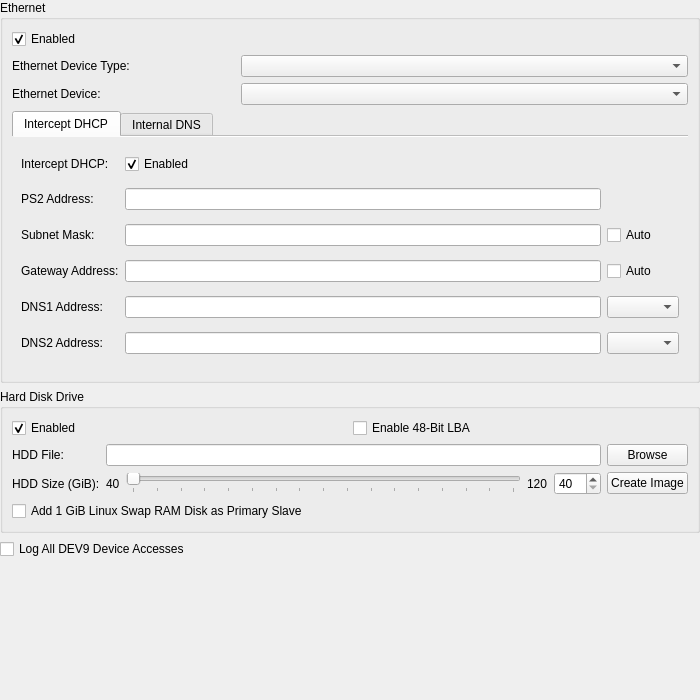
<?xml version="1.0" encoding="UTF-8"?>
<ui version="4.0">
 <class>DEV9SettingsWidget</class>
 <widget class="QWidget" name="DEV9SettingsWidget">
  <property name="geometry">
   <rect>
    <x>0</x>
    <y>0</y>
    <width>700</width>
    <height>700</height>
   </rect>
  </property>
  <layout class="QVBoxLayout" name="verticalLayout">
   <property name="leftMargin">
    <number>0</number>
   </property>
   <property name="topMargin">
    <number>0</number>
   </property>
   <property name="rightMargin">
    <number>0</number>
   </property>
   <property name="bottomMargin">
    <number>0</number>
   </property>
   <item>
    <widget class="QGroupBox" name="groupBox">
     <property name="title">
      <string>Ethernet</string>
     </property>
     <layout class="QGridLayout" name="gridLayout">
      <item row="2" column="1" colspan="2">
       <widget class="QComboBox" name="ethDev"/>
      </item>
      <item row="2" column="0">
       <widget class="QLabel" name="ethDevLabel">
        <property name="text">
         <string>Ethernet Device:</string>
        </property>
        <property name="buddy">
         <cstring>ethDev</cstring>
        </property>
       </widget>
      </item>
      <item row="1" column="0">
       <widget class="QLabel" name="ethDevTypeLabel">
        <property name="text">
         <string>Ethernet Device Type:</string>
        </property>
        <property name="buddy">
         <cstring>ethDevType</cstring>
        </property>
       </widget>
      </item>
      <item row="3" column="0" colspan="3">
       <widget class="QTabWidget" name="ethTabWidget">
        <property name="currentIndex">
         <number>0</number>
        </property>
        <property name="documentMode">
         <bool>true</bool>
        </property>
        <widget class="QWidget" name="tab">
         <attribute name="title">
          <string>Intercept DHCP</string>
         </attribute>
         <layout class="QGridLayout" name="gridLayout_3">
          <item row="4" column="2">
           <widget class="QComboBox" name="ethDNS1Mode"/>
          </item>
          <item row="0" column="1">
           <widget class="QCheckBox" name="ethInterceptDHCP">
            <property name="text">
             <string comment="InterceptDHCP">Enabled</string>
            </property>
            <property name="checked">
             <bool>true</bool>
            </property>
           </widget>
          </item>
          <item row="2" column="1">
           <widget class="QLineEdit" name="ethNetMask">
            <property name="inputMask">
             <string/>
            </property>
           </widget>
          </item>
          <item row="2" column="0">
           <widget class="QLabel" name="ethNetMaskLabel">
            <property name="text">
             <string>Subnet Mask:</string>
            </property>
            <property name="buddy">
             <cstring>ethNetMask</cstring>
            </property>
           </widget>
          </item>
          <item row="3" column="0">
           <widget class="QLabel" name="ethGatewayAddrLabel">
            <property name="text">
             <string>Gateway Address:</string>
            </property>
            <property name="buddy">
             <cstring>ethGatewayAddr</cstring>
            </property>
           </widget>
          </item>
          <item row="3" column="2">
           <widget class="QCheckBox" name="ethGatewayAuto">
            <property name="text">
             <string>Auto</string>
            </property>
           </widget>
          </item>
          <item row="0" column="0">
           <widget class="QLabel" name="ethInterceptDHCPLabel">
            <property name="text">
             <string>Intercept DHCP:</string>
            </property>
            <property name="buddy">
             <cstring>ethInterceptDHCP</cstring>
            </property>
           </widget>
          </item>
          <item row="1" column="1">
           <widget class="QLineEdit" name="ethPS2Addr">
            <property name="inputMask">
             <string/>
            </property>
           </widget>
          </item>
          <item row="2" column="2">
           <widget class="QCheckBox" name="ethNetMaskAuto">
            <property name="text">
             <string>Auto</string>
            </property>
           </widget>
          </item>
          <item row="1" column="0">
           <widget class="QLabel" name="ethPS2AddrLabel">
            <property name="text">
             <string>PS2 Address:</string>
            </property>
            <property name="buddy">
             <cstring>ethPS2Addr</cstring>
            </property>
           </widget>
          </item>
          <item row="3" column="1">
           <widget class="QLineEdit" name="ethGatewayAddr">
            <property name="inputMask">
             <string/>
            </property>
           </widget>
          </item>
          <item row="4" column="0">
           <widget class="QLabel" name="ethDNS1AddrLabel">
            <property name="text">
             <string>DNS1 Address:</string>
            </property>
            <property name="buddy">
             <cstring>ethDNS1Addr</cstring>
            </property>
           </widget>
          </item>
          <item row="4" column="1">
           <widget class="QLineEdit" name="ethDNS1Addr">
            <property name="inputMask">
             <string/>
            </property>
           </widget>
          </item>
          <item row="5" column="0">
           <widget class="QLabel" name="ethDNS2AddrLabel">
            <property name="text">
             <string>DNS2 Address:</string>
            </property>
            <property name="buddy">
             <cstring>ethDNS2Addr</cstring>
            </property>
           </widget>
          </item>
          <item row="5" column="1">
           <widget class="QLineEdit" name="ethDNS2Addr">
            <property name="inputMask">
             <string/>
            </property>
           </widget>
          </item>
          <item row="5" column="2">
           <widget class="QComboBox" name="ethDNS2Mode"/>
          </item>
         </layout>
        </widget>
        <widget class="QWidget" name="tab_2">
         <attribute name="title">
          <string>Internal DNS</string>
         </attribute>
         <layout class="QGridLayout" name="gridLayout_4">
          <item row="1" column="1">
           <layout class="QVBoxLayout" name="verticalLayout_2">
            <item>
             <widget class="QPushButton" name="ethHostAdd">
              <property name="text">
               <string>Add</string>
              </property>
             </widget>
            </item>
            <item>
             <widget class="QPushButton" name="ethHostDel">
              <property name="text">
               <string>Delete</string>
              </property>
             </widget>
            </item>
            <item>
             <widget class="QPushButton" name="ethHostExport">
              <property name="text">
               <string>Export</string>
              </property>
             </widget>
            </item>
            <item>
             <widget class="QPushButton" name="ethHostImport">
              <property name="text">
               <string>Import</string>
              </property>
             </widget>
            </item>
            <item>
             <widget class="QPushButton" name="ethHostPerGame">
              <property name="text">
               <string>Per game</string>
              </property>
             </widget>
            </item>
            <item>
             <spacer name="verticalSpacer_2">
              <property name="orientation">
               <enum>Qt::Orientation::Vertical</enum>
              </property>
              <property name="sizeHint" stdset="0">
               <size>
                <width>20</width>
                <height>0</height>
               </size>
              </property>
             </spacer>
            </item>
           </layout>
          </item>
          <item row="0" column="0" colspan="2">
           <widget class="QLabel" name="label_11">
            <property name="text">
             <string>Internal DNS can be selected using the DNS1/2 dropdowns, or by setting them to 192.0.2.1</string>
            </property>
            <property name="buddy">
             <cstring>ethHosts</cstring>
            </property>
           </widget>
          </item>
          <item row="1" column="0">
           <widget class="QTableView" name="ethHosts">
            <property name="selectionMode">
             <enum>QAbstractItemView::SelectionMode::SingleSelection</enum>
            </property>
            <property name="sortingEnabled">
             <bool>true</bool>
            </property>
            <attribute name="horizontalHeaderHighlightSections">
             <bool>false</bool>
            </attribute>
            <attribute name="verticalHeaderVisible">
             <bool>false</bool>
            </attribute>
           </widget>
          </item>
         </layout>
        </widget>
       </widget>
      </item>
      <item row="1" column="1" colspan="2">
       <widget class="QComboBox" name="ethDevType"/>
      </item>
      <item row="0" column="0" colspan="3">
       <widget class="QCheckBox" name="ethEnabled">
        <property name="text">
         <string comment="InternalDNSTable">Enabled</string>
        </property>
        <property name="checked">
         <bool>true</bool>
        </property>
       </widget>
      </item>
     </layout>
    </widget>
   </item>
   <item>
    <widget class="QGroupBox" name="groupBox_2">
     <property name="title">
      <string>Hard Disk Drive</string>
     </property>
     <layout class="QGridLayout" name="gridLayout_2">
      <item row="1" column="2">
       <widget class="QPushButton" name="hddBrowseFile">
        <property name="text">
         <string>Browse</string>
        </property>
       </widget>
      </item>
      <item row="1" column="1">
       <widget class="QLineEdit" name="hddFile"/>
      </item>
      <item row="0" column="0" colspan="3">
       <layout class="QHBoxLayout" name="horizontalLayout_2">
        <item>
         <widget class="QCheckBox" name="hddEnabled">
          <property name="text">
           <string comment="HDD">Enabled</string>
          </property>
          <property name="checked">
           <bool>true</bool>
          </property>
         </widget>
        </item>
        <item>
         <widget class="QCheckBox" name="hddLBA48">
          <property name="text">
           <string>Enable 48-Bit LBA</string>
          </property>
         </widget>
        </item>
       </layout>
      </item>
      <item row="2" column="1">
       <layout class="QHBoxLayout" name="horizontalLayout">
        <item>
         <widget class="QLabel" name="hddSizeMinLabel">
          <property name="text">
           <string>40</string>
          </property>
         </widget>
        </item>
        <item>
         <widget class="QSlider" name="hddSizeSlider">
          <property name="minimum">
           <number>40</number>
          </property>
          <property name="maximum">
           <number>120</number>
          </property>
          <property name="singleStep">
           <number>1</number>
          </property>
          <property name="orientation">
           <enum>Qt::Orientation::Horizontal</enum>
          </property>
          <property name="tickPosition">
           <enum>QSlider::TickPosition::TicksBelow</enum>
          </property>
          <property name="tickInterval">
           <number>5</number>
          </property>
         </widget>
        </item>
        <item>
         <widget class="QLabel" name="hddSizeMaxLabel">
          <property name="text">
           <string>120</string>
          </property>
         </widget>
        </item>
        <item>
         <widget class="QSpinBox" name="hddSizeSpinBox">
          <property name="minimum">
           <number>40</number>
          </property>
          <property name="maximum">
           <number>120</number>
          </property>
         </widget>
        </item>
       </layout>
      </item>
      <item row="1" column="0">
       <widget class="QLabel" name="hddFileLabel">
        <property name="text">
         <string>HDD File:</string>
        </property>
        <property name="buddy">
         <cstring>hddFile</cstring>
        </property>
       </widget>
      </item>
      <item row="2" column="0">
       <widget class="QLabel" name="hddSizeLabel">
        <property name="text">
         <string>HDD Size (GiB):</string>
        </property>
        <property name="buddy">
         <cstring>hddSizeSlider</cstring>
        </property>
       </widget>
      </item>
      <item row="2" column="2">
       <widget class="QPushButton" name="hddCreate">
        <property name="text">
         <string>Create Image</string>
        </property>
       </widget>
      </item>
      <item row="3" column="0" colspan="3">
       <widget class="QCheckBox" name="hddLinuxSwap">
        <property name="toolTip">
         <string>Adds a volatile 1 GiB RAM disk, preformatted as Linux swap, as the primary ATA slave (/dev/hdb). Its contents are discarded when emulation stops.</string>
        </property>
        <property name="text">
         <string>Add 1 GiB Linux Swap RAM Disk as Primary Slave</string>
        </property>
       </widget>
      </item>
     </layout>
   </widget>
  </item>
   <item>
    <widget class="QCheckBox" name="dev9DeviceAccessLog">
     <property name="toolTip">
      <string>Logs every DEV9 MMIO read and write. This is extremely verbose and can severely reduce emulation speed.</string>
     </property>
     <property name="text">
      <string>Log All DEV9 Device Accesses</string>
     </property>
    </widget>
   </item>
   <item>
    <spacer name="verticalSpacer">
     <property name="orientation">
      <enum>Qt::Orientation::Vertical</enum>
     </property>
     <property name="sizeHint" stdset="0">
      <size>
       <width>20</width>
       <height>0</height>
      </size>
     </property>
    </spacer>
   </item>
  </layout>
 </widget>
 <tabstops>
  <tabstop>ethEnabled</tabstop>
  <tabstop>ethDevType</tabstop>
  <tabstop>ethDev</tabstop>
  <tabstop>ethTabWidget</tabstop>
  <tabstop>ethInterceptDHCP</tabstop>
  <tabstop>ethPS2Addr</tabstop>
  <tabstop>ethNetMask</tabstop>
  <tabstop>ethNetMaskAuto</tabstop>
  <tabstop>ethGatewayAddr</tabstop>
  <tabstop>ethGatewayAuto</tabstop>
  <tabstop>ethDNS1Addr</tabstop>
  <tabstop>ethDNS1Mode</tabstop>
  <tabstop>ethDNS2Addr</tabstop>
  <tabstop>ethDNS2Mode</tabstop>
  <tabstop>ethHostAdd</tabstop>
  <tabstop>ethHostDel</tabstop>
  <tabstop>ethHostExport</tabstop>
  <tabstop>ethHostImport</tabstop>
  <tabstop>ethHostPerGame</tabstop>
  <tabstop>ethHosts</tabstop>
  <tabstop>hddEnabled</tabstop>
  <tabstop>hddLinuxSwap</tabstop>
  <tabstop>hddLBA48</tabstop>
  <tabstop>hddFile</tabstop>
  <tabstop>hddBrowseFile</tabstop>
  <tabstop>hddSizeSlider</tabstop>
  <tabstop>hddSizeSpinBox</tabstop>
  <tabstop>hddCreate</tabstop>
  <tabstop>dev9DeviceAccessLog</tabstop>
 </tabstops>
 <resources/>
 <connections/>
</ui>
